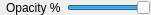
<?xml version="1.0" encoding="UTF-8"?>
<ui version="4.0">
 <class>BasicFillWidgetForm</class>
 <widget class="QWidget" name="BasicFillWidgetForm">
  <property name="geometry">
   <rect>
    <x>0</x>
    <y>0</y>
    <width>201</width>
    <height>23</height>
   </rect>
  </property>
  <property name="windowTitle">
   <string>Form</string>
  </property>
  <layout class="QGridLayout" name="gridLayout_3">
   <property name="sizeConstraint">
    <enum>QLayout::SetFixedSize</enum>
   </property>
   <property name="margin">
    <number>0</number>
   </property>
   <item row="0" column="0">
    <layout class="QGridLayout" name="gridLayout_2">
     <item row="0" column="0">
      <widget class="QFrame" name="m_colorPickerFrame">
       <property name="sizePolicy">
        <sizepolicy hsizetype="Expanding" vsizetype="Preferred">
         <horstretch>0</horstretch>
         <verstretch>0</verstretch>
        </sizepolicy>
       </property>
      </widget>
     </item>
     <item row="0" column="1">
      <layout class="QGridLayout" name="gridLayout">
       <item row="0" column="0">
        <widget class="QLabel" name="m_fillOpacityLabel">
         <property name="text">
          <string>Opacity %</string>
         </property>
        </widget>
       </item>
       <item row="0" column="1">
        <widget class="QSlider" name="m_fillOpacitySlider">
         <property name="maximum">
          <number>100</number>
         </property>
         <property name="singleStep">
          <number>10</number>
         </property>
         <property name="value">
          <number>100</number>
         </property>
         <property name="orientation">
          <enum>Qt::Horizontal</enum>
         </property>
        </widget>
       </item>
      </layout>
     </item>
    </layout>
   </item>
  </layout>
 </widget>
 <resources/>
 <connections/>
</ui>
